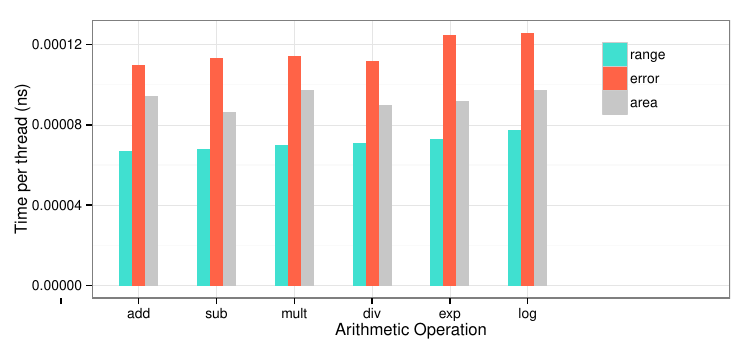

This figure's R source:
#!/usr/bin/Rscript

require(lattice);
require(reshape2);
require(ggplot2);

a<-read.csv('raw_kernel_time_openmp.csv',header=T);
pdf(file="raw_kernel_time_openmp.pdf", height=3.5, width=7.5);

b<-data.frame(operation=a$operation,model=a$model,time=a$runtime);
c<-aggregate(b[3],b[1:2],min);
d<-melt(c,id.vars=c("operation","model"));
d$operation=d$operation+1;
#d=d[-c(16),]
 
p <- ggplot(data=d,aes(x=operation,y=value,group=model,fill=factor(model)))+geom_bar(width=0.5,stat="identity",position=position_dodge()) +
scale_x_discrete(breaks=seq(0,6,1),labels=c('','add','sub','mult','div','exp','log'))+
scale_fill_manual(labels=c('range','error','area'),values=c('#40E0D0','#FF6347',"#C7C7C7"))+
xlab('Arithmetic Operation') + ylab('Time per thread (ms)');

p + theme_bw() + theme(legend.position=c(0.85,0.8), legend.title=element_blank(),legend.background = element_blank(),legend.text=element_text(size=10)); 

